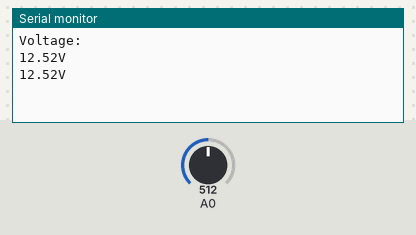
A sketch run on a simulated Arduino Uno, built with avr-gcc and run on an emulated ATmega328P. On the bench: the last lines printed to the serial monitor. The test bench sets the inputs (shaded band); at power-on: A0 = 512.

Above: at 1.8 s.
1.9 s: A0 set to 716
At 2.8 s:
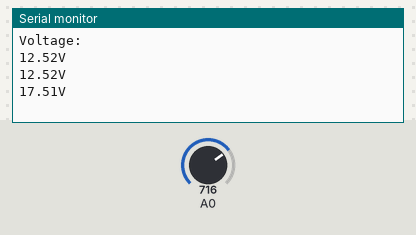
3.4 s: A0 set to 900
At 4.8 s:
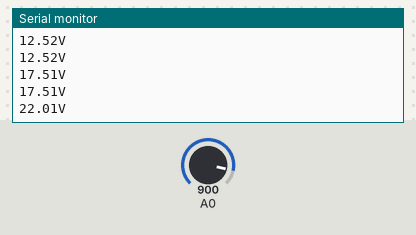
Timing chart, 0 to 6.4 s (numbered marks = the images above; inputs shaded):
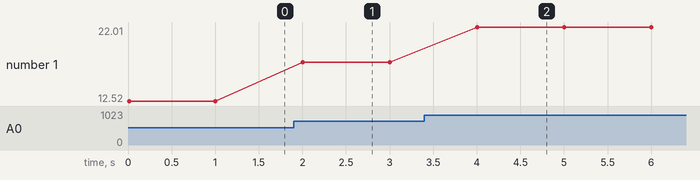

Measured:
- after the input at 1.9 s, the serial monitor: prints a new line after 0.10 s (image 1)
- after the input at 3.4 s, the serial monitor: prints a new line after 0.60 s (image 2)
- plotted number 1: 12.52 → 17.51 after the input at 1.9 s, 17.51 → 22.01 after the input at 3.4 s

The sketch:

senstegangan.ino
```cpp
#include <Wire.h>
float Volt1;
float Volt;

void setup()
{
  Serial.begin(9600);
  Serial.println("Voltage: ");
 }
void loop()
{
      Volt1=analogRead(A0);
      Volt=((Volt1*0.00489)*5);
      Serial.print(Volt);
      Serial.println("V");

   delay(1000);
}
```
